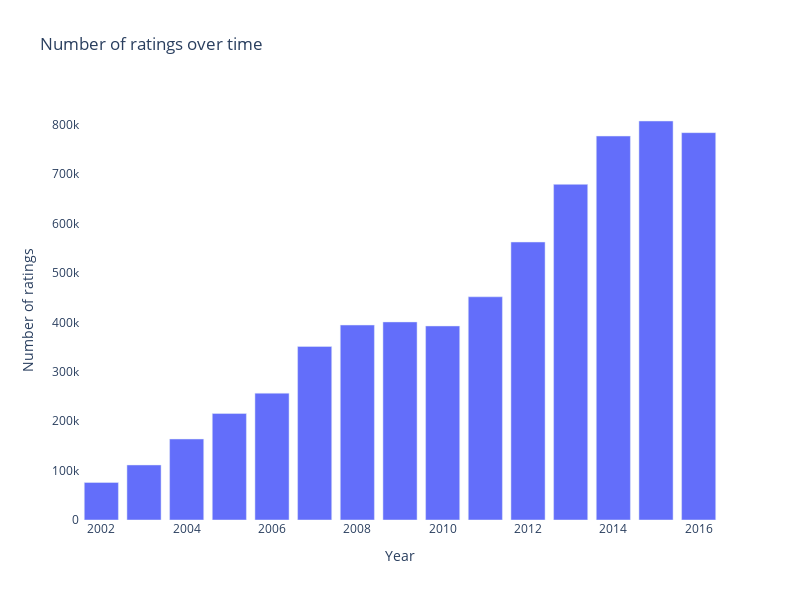

Source (notebook cell):
### Markdown cell above
And finally let's review the temporal distribution of the data.

### Code cell
# Plot the number of ratings over time
data_presentation.plot_number_of_ratings_over_time()

### Figure 1 — Plotly figure (JSON) as saved in the notebook; plotly's stock layout.template omitted (floating-point values rounded to 4 significant figures)
{"data": [{"type": "bar", "x": [2002, 2003, 2004, 2005, 2006, 2007, 2008, 2009, 2010, 2011, 2012, 2013, 2014, 2015, 2016], "y": [75906, 111340, 163894, 215491, 256694, 351254, 394569, 400829, 392643, 451704, 562527, 679220, 776973, 807453, 783887]}], "layout": {"height": 600, "paper_bgcolor": "rgb(255,255,255)", "plot_bgcolor": "rgb(255,255,255)", "title": {"text": "Number of ratings over time"}, "width": 800, "xaxis": {"title": {"text": "Year"}}, "yaxis": {"title": {"text": "Number of ratings"}}}}
